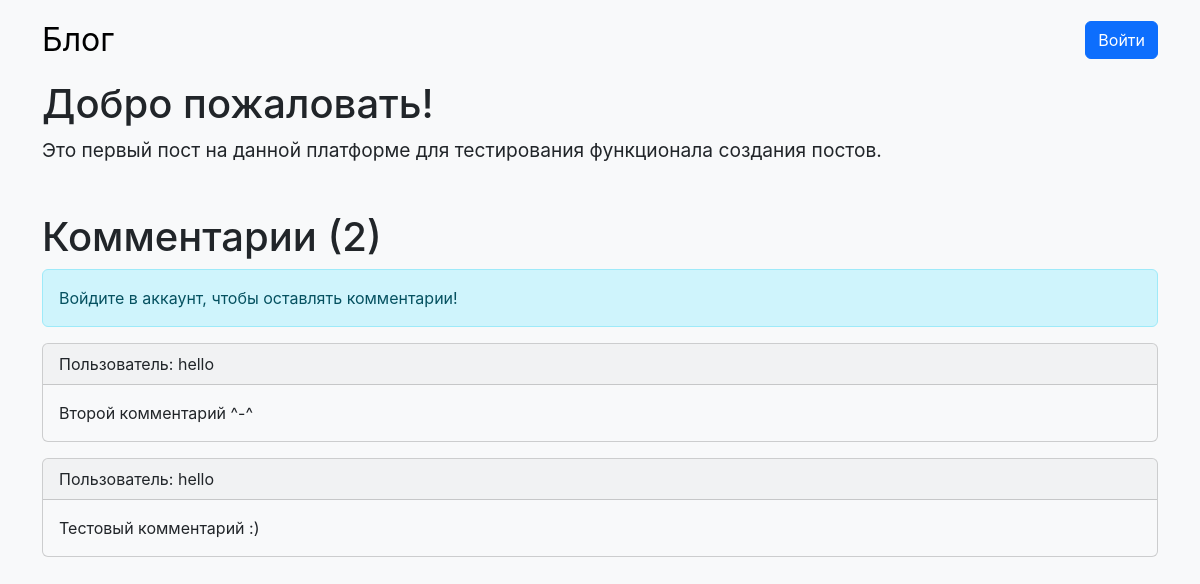
Screenshot of /post/3 with the database file from the repository.
### tables this page shows
CREATE TABLE posts (
				id INTEGER PRIMARY KEY AUTOINCREMENT,
				title TEXT,
				content TEXT
			);

CREATE TABLE users (
				id INTEGER PRIMARY KEY AUTOINCREMENT,
				username TEXT,
				password TEXT,
				role TEXT
			);

CREATE TABLE comments (
				id INTEGER PRIMARY KEY AUTOINCREMENT,
				postId int,
				content TEXT,
                creatorId int
			);

### routes.py (the view)
		@self.app.route('/post/<int:postId>')
		def post(postId):
			post = self.dbController.getPostById(int(postId))[0]
			postComments = self.dbController.getCommentsByPostId(int(postId))
			comments = []
			for item in postComments:
				author = self.dbController.getUserById(item[3])[0][1]
				comments.append((item[0], item[1], item[2], author))
			return render_template(
				'post.html',
				post = post,
				comments = comments
			)

### db/CommentModel.py (called while the page is built)
	def getCommentsByPostId(self, postId):
		connectionHelper = ConnectionHelper()
		connection = connectionHelper.getConnection()
		cursor = connection.cursor()
		cursor.execute("SELECT * FROM comments WHERE postId=? ORDER BY id DESC", (postId,))
		ret = cursor.fetchall()
		return ret

### db/ConnectionHelper.py (called while the page is built)
	def getConnection(self):
		return self.connection

	def close(self):
		self.connection.commit()
		self.connection.close()

	def __del__(self):
		self.close()

### db/DataBaseController.py (called while the page is built)
	def getPostById(self, postID):
		return self.postModel.getPostByID(postID)

	def getUserById(self, userId):
		return self.userModel.getUserById(userId)

	def getCommentsByPostId(self, postId):
		return self.commentModel.getCommentsByPostId(postId)

### db/PostModel.py (called while the page is built)
	def getPostByID(self, postID):
		connectionHelper = ConnectionHelper()
		connection = connectionHelper.getConnection()
		cursor = connection.cursor()
		cursor.execute("SELECT * FROM posts WHERE id=?", (postID,))
		ret = cursor.fetchall()
		return ret

### db/UserModel.py (called while the page is built)
	def getUserById(self, userID):
		connectionHelper = ConnectionHelper()
		connection = connectionHelper.getConnection()
		cursor = connection.cursor()
		cursor.execute("SELECT * FROM users WHERE id=?", (userID,))
		ret = cursor.fetchall()
		return ret

### templates/post.html (shortened to what this page needs)
{% extends 'layout.html' %}
{% block content %}
<div class="pb-5">
	<h1>{{ post[1] }}</h1>
	<span id="content" style="font-size: 1.2em;">{{ post[2]|safe }}</span>
</div>
<h1>Комментарии ({{ comments|length }})</h1>
{% if session["username"]: %}
<form method="post" action="/sendNewComment/{{ post[0] }}">
	<textarea class="form-control mb-2" type="text" name="content" style="min-height: 50px;"></textarea>
	<input class="btn btn-primary mb-3" type="submit" name="send" value="Оставить комментарий">
</form>
{% else %}
<div class="alert alert-info" role="alert">
Войдите в аккаунт, чтобы оставлять комментарии!
</div>
{% endif %}
{% for comment in comments %}
<div class="card text-bg-light mb-3 mt-3">
	<div class="card-header text-dark">Пользователь: {{ comment[3] }}</div>
	<div class="card-body">
		<p class="card-text text-dark">{{ comment[2] }}</p>
	</div>
</div>
{% endfor %}
{% endblock %}

### static/styles/style.css (style rules this page uses)
body { font-family: Inter,-apple-system,BlinkMacSystemFont,Segoe UI,Roboto,Helvetica,Arial,sans-serif,Apple Color Emoji,Segoe UI Emoji,Segoe UI Symbol; }
.card-text { color: #667085; }

### rows the page displays
posts: title "Добро пожаловать!", content "Это первый пост на данной платформе для тестирования функционала создания постов."
users: username "hello" "hello"
comments: content "Второй комментарий ^-^"
comments: content "Тестовый комментарий :)"

### other values shown
{{ comments|length }} "2"
